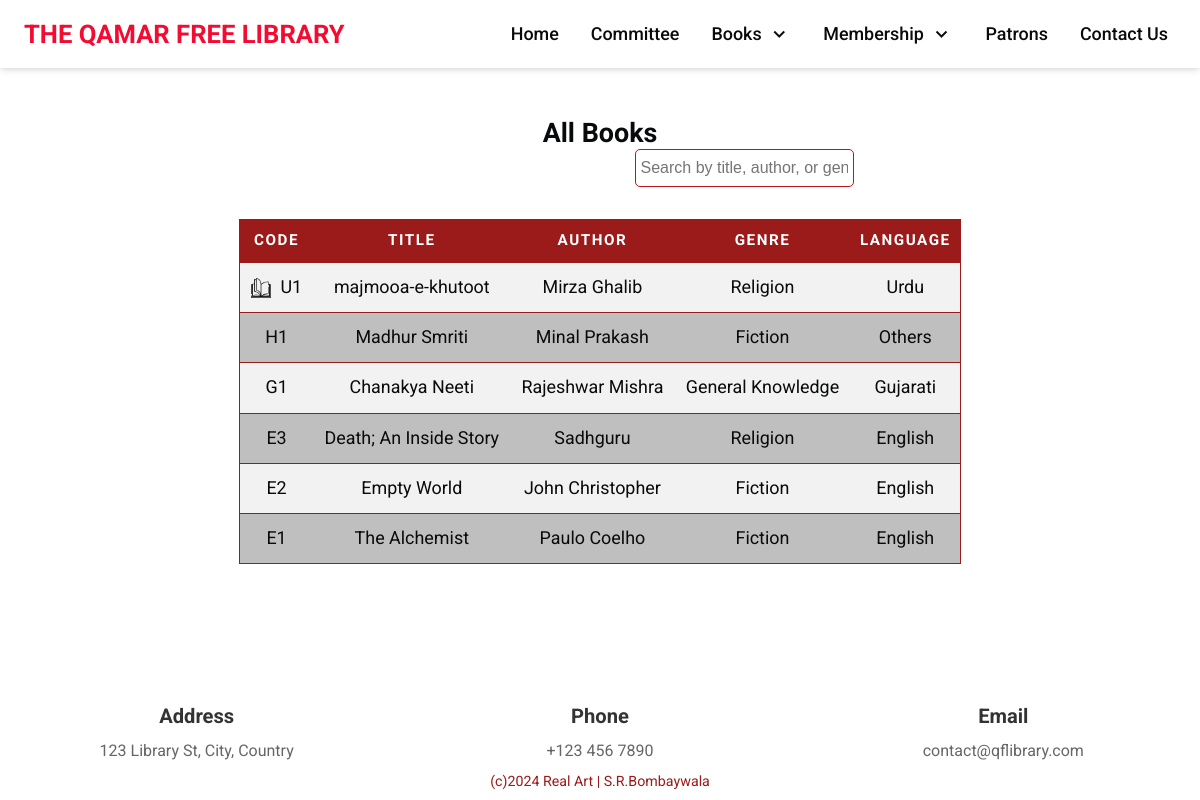
The page /books-page/ on the database its author committed.
### qflapp/models.py (models this page shows, shortened)
class Book(models.Model):
    LANGUAGE_CHOICES = [
        ('English', 'English'),
        ('Gujarati', 'Gujarati'),
        ('Urdu', 'Urdu'),
        ('Others', 'Others'),
    ]
    GENRE_CHOICES = [
        ('Religion', 'Religion'),
        ('Education', 'Education'),
        ('General Knowledge', 'General Knowledge'),
        ('Fiction', 'Fiction'),
        ('Current Affairs', 'Current Affairs'),
    ]
    code = models.CharField(max_length=50, unique=True)
    title = models.CharField(max_length=200)
    author = models.CharField(max_length=200)
    genre = models.CharField(max_length=100, choices=GENRE_CHOICES)
    language = models.CharField(max_length=50, choices=LANGUAGE_CHOICES)
    file_id = models.CharField(max_length=100, null=True, blank=True)  # Google Drive file ID field

### qflapp/views.py (the view)
# urls.py: path('books-page/', views.books_page, name='book-page'),
def books_page(request):
    selected_language = request.GET.get('language', None)  # Default to None if no language is selected
    if selected_language:
        books = Book.objects.filter(language=selected_language).order_by('-code')
    else:
        books = Book.objects.all().order_by('-code')
    return render(request, 'qflapp/books.html', {
        'books': books,
        'selected_language': selected_language,  # To keep track of the selected language
    })

### qflapp/templates/qflapp/books.html (shortened to what this page needs)
{% extends 'qflapp/base.html' %}
{% load static %}
{% block content %}
<div class="notice-board-wrapper">
    <h2>All Books</h2>
    <input type="text" id="bookSearch" class="search-bar" style="    margin-left: 25%;
        margin-bottom: 2rem;
        line-height: 2rem;
        border: 1px solid var(--color-blue-500);
        border-radius: 5px;
        padding: 2px 5px;
        font-size: 1rem;" placeholder="Search by title, author, or genre" onkeyup="filterBooks()">
    <table id="bookTable">
        <thead>
        <tr>
            <th scope="col">Code</th>
            <th scope="col">Title</th>
            <th scope="col">Author</th>
            <th scope="col">Genre</th>
            <th scope="col">Language</th>
        </tr>
        </thead>
        <tbody>
            {% for book in books %}
            <tr>
                {% if book.file_id %}
                <td data-label="Code">
                    <a href="https://drive.google.com/file/d/{{ book.file_id }}/preview" target="_blank">
                        <img src="{% static 'qflapp/images/read-icon.png' %}" alt="Read" style="width: 20px; margin-right: 5px;">
                        {{ book.code }}
                    </a>
                </td>
                {% else %}
                <td data-label="Code">{{ book.code }}</td>
                {% endif %}
                <td data-label="Title">{{ book.title }}</td>
                <td data-label="Author">{{ book.author }}</td>
                <td data-label="Genre">{{ book.genre }}</td>
                <td data-label="Language">{{ book.language }}</td>
            </tr>
            {% endfor %}
        </tbody>
    </table>
</div>
{% endblock %}

### qflapp/static/qflapp/css/styles.css (style rules this page uses)
:root { --color-white-100: #fff; --color-white-200: #f2f2f2; --color-white-300: #d9d9d9; --color-white-400: #bfbfbf; --color-white-500: #a6a6a6; --color-white-600: #8c8c8c; --color-black-100: #191f24; --color-black-200: #151a1e; --color-black-300: #111418; --color-black-400: #0d0f12; --color-black-500: #090a0c; --color-black-600: #040506; --color-blue-100: #fb3747; --color-blue-200: #f82032; --color-blue-300: #f40b32; --color-blue-400: #d2142d; --color-blue-500: #b41818; --color-blue-600: #9b1a1a; --text-tiny: clamp(0.84rem, calc(0.12vw + 0.8rem), 0.89rem); --text-small: clamp(0.93rem, calc(0.13vw + 0.91rem), 1rem); --text-base: clamp(1.05rem, calc(0.15vw + 1.01rem), 1.12rem); --text-medium: clamp(1.18rem, calc(0.17vw + 1.14rem), 1.26rem); --text-large: clamp(1.32rem, calc(0.19vw + 1.28rem), 1.41rem); --shadow-small: 0 1px 3px 0 rgba(0, 0, 0, 0.1), 0 1px 2px 0 rgba(0, 0, 0, 0.06); --shadow-medium: 0 4px 6px -1px rgba(0, 0, 0, 0.1), 0 2px 4px -1px rgba(0, 0, 0, 0.06); --shadow-large: 0 10px 15px -3px rgba(0, 0, 0, 0.1), 0 4px 6px -2px rgba(0, 0, 0, 0.05); }
*, *::before, *::after { padding: 0; margin: 0; list-style: none; list-style-type: none; text-decoration: none; box-sizing: border-box; -webkit-font-smoothing: antialiased; -moz-osx-font-smoothing: grayscale; text-rendering: optimizeLegibility; }
html { font-size: 100%; font-style: normal; scroll-behavior: smooth; height: -webkit-fill-available; }
body { font-family: "Roboto", system-ui, ui-sans-serif, sans-serif; font-size: var(--text-base); font-weight: 400; line-height: 1.5; color: var(--color-black-500); background-color: var(--color-white-100); }
html, body { height: 100%; margin: 0; display: flex; flex-direction: column; }
a, button { cursor: pointer; user-select: none; white-space: nowrap; border: none; outline: none; color: inherit; background: none; }
h1, h2, h3, h4, h5 { line-height: 1.15; text-wrap: balance; word-wrap: break-word; }
img, svg, picture, video { font-style: italic; max-width: 100%; height: auto; object-fit: cover; shape-margin: 1rem; vertical-align: middle; }
img, svg { background-size: cover; background-repeat: no-repeat; image-rendering: crisp-edges; image-rendering: -moz-crisp-edges; image-rendering: -webkit-optimize-contrast; }
.notice-board-wrapper, .add-notice-wrapper, .edit-notice-wrapper, .login-wrapper { padding: 3rem 1.5rem; display: flex; justify-content: center; align-items: center; flex-direction: column; }
.search-bar { margin-left: auto; margin-bottom: 2rem; line-height: 2rem; border: 1px solid var(--color-blue-500); border-radius: 5px; padding: 2px; font-size: 1rem; }
table { border: 1px solid #ccc; border-collapse: collapse; margin: 0; padding: 0; width:auto; table-layout: fixed; }
table tr { background-color: var(--color-white-200); border: 1px solid var(--color-blue-600); padding: .35em; }
tr:nth-of-type(even) { background-color:var(--color-white-400); }
table th, table td { padding: .625em; text-align: center; }
table th { background-color: var(--color-blue-600); font-size: .85em; letter-spacing: .1em; text-transform: uppercase; color: var(--color-white-100); }

### rows shown on the page
Book: code "U1", title "majmooa-e-khutoot", author "Mirza Ghalib", genre "Religion", language "Urdu"
Book: code "H1", title "Madhur Smriti", author "Minal Prakash", genre "Fiction", language "Others"
Book: code "G1", title "Chanakya Neeti", author "Rajeshwar Mishra", genre "General Knowledge", language "Gujarati"
Book: code "E3", title "Death; An Inside Story", author "Sadhguru", genre "Religion", language "English"
Book: code "E2", title "Empty World", author "John Christopher", genre "Fiction", language "English"
Book: code "E1", title "The Alchemist", author "Paulo Coelho", genre "Fiction", language "English"
